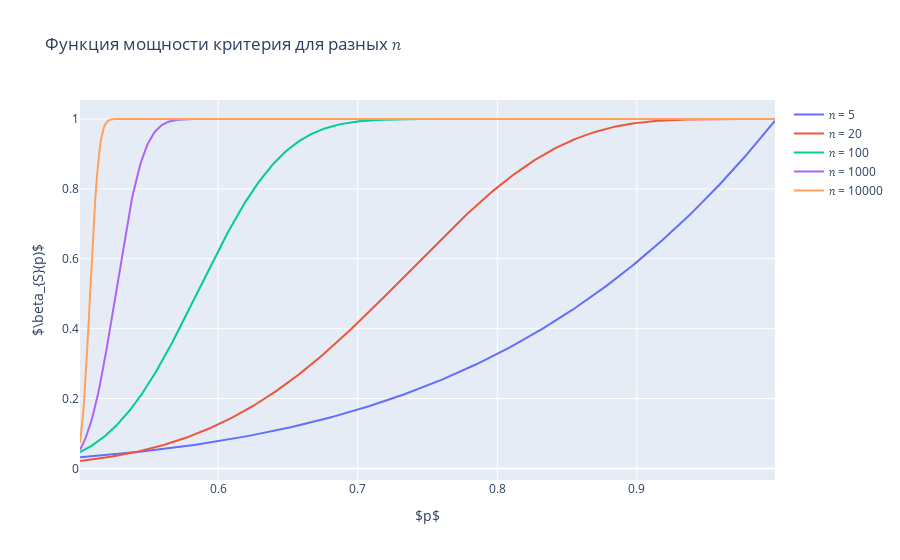

The cell this chart's notebook holds for it:
### Markdown cell above
Формула для мощности: $\beta_S(\theta) = P_{\theta}(T(x) \geq c_\alpha)$

### Code cell
power = lambda p, n, c_a: sps.binom(n, p).sf(c_a)

p_grid = np.linspace(0.501, 0.999, 499)
fig = go.Figure()
for i, n in enumerate(n_arr):
    power_grid = power(p_grid, n, c_a[i])
    fig.add_trace(go.Scatter(x=p_grid, y=power_grid, mode='lines', name=f'𝑛 = {n}'))
fig.update_layout(title='Функция мощности критерия для разных 𝑛', 
                  xaxis_title="$p$", yaxis_title="$\\beta_{S}(p)$")
fig.show()
pof.plot(fig, filename='power.html', auto_open=False)

### Figure 1 — Plotly figure (JSON) as saved in the notebook; plotly's stock layout.template omitted (floating-point values rounded to 4 significant figures; data arrays with more than 128 entries replaced by an {"elided": "..."} marker saying what was removed)
{"data": [{"mode": "lines", "name": "𝑛 = 5", "type": "scatter", "x": {"elided": "499 float values"}, "y": {"elided": "499 float values"}}, {"mode": "lines", "name": "𝑛 = 20", "type": "scatter", "x": {"elided": "499 float values"}, "y": {"elided": "499 float values"}}, {"mode": "lines", "name": "𝑛 = 100", "type": "scatter", "x": {"elided": "499 float values"}, "y": {"elided": "499 float values"}}, {"mode": "lines", "name": "𝑛 = 1000", "type": "scatter", "x": {"elided": "499 float values"}, "y": {"elided": "499 float values"}}, {"mode": "lines", "name": "𝑛 = 10000", "type": "scatter", "x": {"elided": "499 float values"}, "y": {"elided": "499 float values"}}], "layout": {"title": {"text": "Функция мощности критерия для разных 𝑛"}, "xaxis": {"title": {"text": "$p$"}}, "yaxis": {"title": {"text": "$\\beta_{S}(p)$"}}}}
